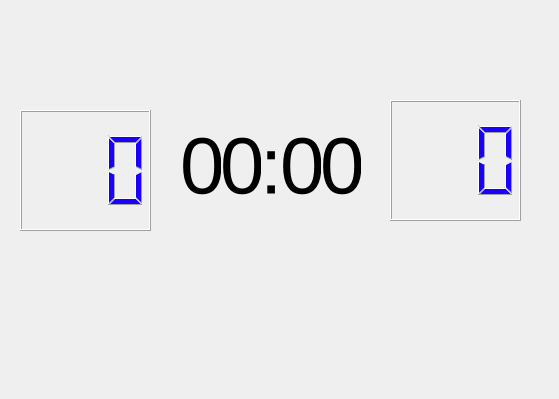
<?xml version="1.0" encoding="UTF-8"?>
<ui version="4.0">
 <class>score</class>
 <widget class="QWidget" name="score">
  <property name="geometry">
   <rect>
    <x>0</x>
    <y>0</y>
    <width>559</width>
    <height>399</height>
   </rect>
  </property>
  <property name="windowTitle">
   <string>Form</string>
  </property>
  <widget class="QLabel" name="label_7">
   <property name="geometry">
    <rect>
     <x>260</x>
     <y>130</y>
     <width>16</width>
     <height>71</height>
    </rect>
   </property>
   <property name="font">
    <font>
     <pointsize>60</pointsize>
    </font>
   </property>
   <property name="text">
    <string>:</string>
   </property>
  </widget>
  <widget class="QLabel" name="label_detik">
   <property name="geometry">
    <rect>
     <x>320</x>
     <y>130</y>
     <width>41</width>
     <height>71</height>
    </rect>
   </property>
   <property name="font">
    <font>
     <pointsize>60</pointsize>
    </font>
   </property>
   <property name="text">
    <string>0</string>
   </property>
  </widget>
  <widget class="QLCDNumber" name="lcdNumber_Away">
   <property name="geometry">
    <rect>
     <x>390</x>
     <y>100</y>
     <width>131</width>
     <height>121</height>
    </rect>
   </property>
   <property name="font">
    <font>
     <pointsize>9</pointsize>
    </font>
   </property>
   <property name="styleSheet">
    <string notr="true">color: rgb(26, 0, 255);</string>
   </property>
   <property name="digitCount">
    <number>3</number>
   </property>
  </widget>
  <widget class="QLCDNumber" name="lcdNumber_Home">
   <property name="geometry">
    <rect>
     <x>20</x>
     <y>110</y>
     <width>131</width>
     <height>121</height>
    </rect>
   </property>
   <property name="styleSheet">
    <string notr="true">color: rgb(26, 0, 255);</string>
   </property>
   <property name="digitCount">
    <number>3</number>
   </property>
  </widget>
  <widget class="QLabel" name="label_puluhdetik">
   <property name="geometry">
    <rect>
     <x>280</x>
     <y>130</y>
     <width>41</width>
     <height>71</height>
    </rect>
   </property>
   <property name="font">
    <font>
     <pointsize>60</pointsize>
    </font>
   </property>
   <property name="text">
    <string>0</string>
   </property>
  </widget>
  <widget class="QLabel" name="label_puluhmenit">
   <property name="geometry">
    <rect>
     <x>180</x>
     <y>130</y>
     <width>41</width>
     <height>71</height>
    </rect>
   </property>
   <property name="font">
    <font>
     <pointsize>60</pointsize>
    </font>
   </property>
   <property name="text">
    <string>0</string>
   </property>
  </widget>
  <widget class="QLabel" name="label_menit">
   <property name="geometry">
    <rect>
     <x>220</x>
     <y>130</y>
     <width>41</width>
     <height>71</height>
    </rect>
   </property>
   <property name="font">
    <font>
     <pointsize>60</pointsize>
    </font>
   </property>
   <property name="text">
    <string>0</string>
   </property>
  </widget>
 </widget>
 <resources/>
 <connections/>
</ui>
